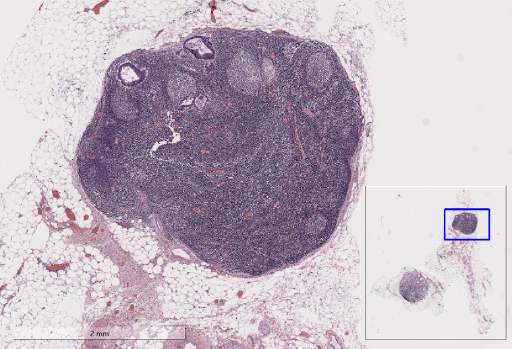
#> input picture Data/LNM/Picture10.png, 512 x 349 px; its folder holds only this picture in this run
$ python Test.py   (older library calls are emulated)
#> lines starting #> are read from the running program, lines starting #| are printed output that depends on the picture
### PathologyDataset.py
import numpy as np
import cv2
import os
from skimage import feature, measure
from skimage.filters import threshold_otsu
from skimage.color import rgb2gray, rgb2hsv
from skimage.util import img_as_ubyte
import warnings

warnings.filterwarnings('ignore')


class PathologyFeatureExtractor:
    """Pathology Image Feature Extractor - specialized for H&E staining"""

    def __init__(self):
        self.feature_names = []

    def extract_color_features(self, image):
        """Extract color features - H&E specific"""
        features = []
        names = []

        # RGB channel statistics
        for i, channel in enumerate(['R', 'G', 'B']):
            ch = image[:, :, i]
            features.extend([
                np.mean(ch), np.std(ch), np.median(ch),
                np.percentile(ch, 25), np.percentile(ch, 75),
                np.min(ch), np.max(ch)
            ])
            names.extend([f'{channel}_mean', f'{channel}_std', f'{channel}_median',
                          f'{channel}_p25', f'{channel}_p75', f'{channel}_min', f'{channel}_max'])

        # HSV color space
        hsv = rgb2hsv(image)
        for i, channel in enumerate(['H', 'S', 'V']):
            ch = hsv[:, :, i]
            features.extend([np.mean(ch), np.std(ch)])
            names.extend([f'{channel}_mean', f'{channel}_std'])

        # H&E-specific color ratios
        # Hematoxylin (blue-purple) vs Eosin (pink) approximate separation
        gray = rgb2gray(image)
        blue_ratio = np.mean(image[:, :, 2]) / (np.mean(gray) + 1e-6)  # blue-purple
        red_ratio = np.mean(image[:, :, 0]) / (np.mean(gray) + 1e-6)  # red
        he_contrast = abs(blue_ratio - red_ratio)  # H&E对比度

        features.extend([blue_ratio, red_ratio, he_contrast])
        names.extend(['hematoxylin_ratio', 'eosin_ratio', 'he_contrast'])

        return features, names

    def extract_texture_features(self, image):
        """Extract texture features"""
        features = []
        names = []

        gray = rgb2gray(image)
        gray_uint = img_as_ubyte(gray)

        # LBP (Local Binary Patterns)
        radius = 3
        n_points = 8 * radius
        lbp = feature.local_binary_pattern(gray, n_points, radius, method='uniform')

        # LBP histogram
        lbp_hist, _ = np.histogram(lbp.ravel(), bins=n_points + 2, range=(0, n_points + 2))
        lbp_hist = lbp_hist.astype(float)
        lbp_hist /= (lbp_hist.sum() + 1e-7)   # normalize

        for i in range(min(10, len(lbp_hist))):  # take only first 10 LBP features
            features.append(lbp_hist[i])
            names.append(f'lbp_bin_{i}')

        # GLCM (Gray Level Co-occurrence Matrix)
        distances = [1, 2]
        angles = [0, 45, 90, 135]

        for distance in distances:
            for angle in angles:
                glcm = feature.graycomatrix(gray_uint, [distance], [np.radians(angle)],
                                            symmetric=True, normed=True)

                # GLCM properties
                contrast = feature.graycoprops(glcm, 'contrast')[0, 0]
                dissimilarity = feature.graycoprops(glcm, 'dissimilarity')[0, 0]
                homogeneity = feature.graycoprops(glcm, 'homogeneity')[0, 0]
                energy = feature.graycoprops(glcm, 'energy')[0, 0]

                features.extend([contrast, dissimilarity, homogeneity, energy])
                names.extend([f'glcm_contrast_d{distance}_a{angle}',
                              f'glcm_dissim_d{distance}_a{angle}',
                              f'glcm_homog_d{distance}_a{angle}',
                              f'glcm_energy_d{distance}_a{angle}'])

        # Gabor filters - fallback for compatibility
        try:
            from skimage.filters import gabor
            frequencies = [0.1, 0.3]
            angles_gabor = [0, 45, 90, 135]

            for freq in frequencies:
                for angle in angles_gabor:
                    real, _ = gabor(gray, frequency=freq, theta=np.radians(angle))
                    features.extend([np.mean(real), np.std(real)])
                    names.extend([f'gabor_mean_f{freq}_a{angle}', f'gabor_std_f{freq}_a{angle}'])
        except ImportError:
            # fallback: gradient features if Gabor not available
            from skimage.filters import sobel_h, sobel_v

            grad_h = sobel_h(gray)
            grad_v = sobel_v(gray)
            grad_mag = np.sqrt(grad_h ** 2 + grad_v ** 2)

            features.extend([
                np.mean(grad_h), np.std(grad_h),
                np.mean(grad_v), np.std(grad_v),
                np.mean(grad_mag), np.std(grad_mag)
            ])
            names.extend([
                'gradient_h_mean', 'gradient_h_std',
                'gradient_v_mean', 'gradient_v_std',
                'gradient_mag_mean', 'gradient_mag_std'
            ])

        return features, names

    def extract_morphological_features(self, image):
        """Extract morphological features"""
        features = []
        names = []

        gray = rgb2gray(image)

        # Adaptive threshold segmentation
        try:
            thresh = threshold_otsu(gray)
            binary = gray > thresh
        except:
            binary = gray > 0.5

        # Region properties
        labeled = measure.label(binary)
        regions = measure.regionprops(labeled)

        if len(regions) > 0:
            # Number of regions
            features.append(len(regions))
            names.append('num_regions')

            # Region area statistics
            areas = [region.area for region in regions]
            features.extend([np.mean(areas), np.std(areas), np.max(areas)])
            names.extend(['area_mean', 'area_std', 'area_max'])

            # Shape features
            eccentricities = [region.eccentricity for region in regions if region.eccentricity > 0]
            solidity = [region.solidity for region in regions if region.solidity > 0]

            if eccentricities:
                features.extend([np.mean(eccentricities), np.std(eccentricities)])
                names.extend(['eccentricity_mean', 'eccentricity_std'])
            else:
                features.extend([0, 0])
                names.extend(['eccentricity_mean', 'eccentricity_std'])

            if solidity:
                features.extend([np.mean(solidity), np.std(solidity)])
                names.extend(['solidity_mean', 'solidity_std'])
            else:
                features.extend([0, 0])
                names.extend(['solidity_mean', 'solidity_std'])
        else:
            # default values when no regions detected
            features.extend([0, 0, 0, 0, 0, 0, 0, 0])
            names.extend(['num_regions', 'area_mean', 'area_std', 'area_max',
                          'eccentricity_mean', 'eccentricity_std', 'solidity_mean', 'solidity_std'])

        # Edge density
        edges = feature.canny(gray, sigma=1)
        edge_density = np.sum(edges) / edges.size
        features.append(edge_density)
        names.append('edge_density')

        return features, names

    def extract_statistical_features(self, image):
        """Extract statistical features"""
        features = []
        names = []

        gray = rgb2gray(image)

        # Basic statistics
        features.extend([
            np.mean(gray), np.std(gray), np.var(gray),
            np.median(gray), np.min(gray), np.max(gray),
            np.percentile(gray, 10), np.percentile(gray, 90),
            np.percentile(gray, 25), np.percentile(gray, 75)
        ])
        names.extend([
            'intensity_mean', 'intensity_std', 'intensity_var',
            'intensity_median', 'intensity_min', 'intensity_max',
            'intensity_p10', 'intensity_p90', 'intensity_p25', 'intensity_p75'
        ])

        # Higher order moments
        from scipy import stats
        features.extend([
            stats.skew(gray.flatten()),
            stats.kurtosis(gray.flatten())
        ])
        names.extend(['skewness', 'kurtosis'])

        return features, names

    def extract_all_features(self, image):
        """Extract all feature categories"""
        all_features = []
        all_names = []

        # resize for consistency
        if image.shape[:2] != (224, 224):
            image = cv2.resize(image, (224, 224))

        # extract features
        color_feat, color_names = self.extract_color_features(image)
        texture_feat, texture_names = self.extract_texture_features(image)
        morph_feat, morph_names = self.extract_morphological_features(image)
        stat_feat, stat_names = self.extract_statistical_features(image)

        all_features.extend(color_feat + texture_feat + morph_feat + stat_feat)
        all_names.extend(color_names + texture_names + morph_names + stat_names)

        self.feature_names = all_names
        return np.array(all_features)


def load_and_extract_features(image_paths, labels):
    """Load images and extract features - with enhanced error handling"""

    extractor = PathologyFeatureExtractor()
    features_list = []
    valid_labels = []
    valid_paths = []

    print("🔍 Extracting traditional machine learning features...")

    for i, (path, label) in enumerate(zip(image_paths, labels)):
        try:
            print(f"Processing image {i + 1}/{len(image_paths)}: {os.path.basename(path)}")

            # Read image
            image = cv2.imread(path)
            if image is None:
                print(f"⚠️ Cannot read image: {path}")
                continue

            # Check image size
            if image.shape[0] < 50 or image.shape[1] < 50:
                print(f"⚠️ Image too small: {path}, size: {image.shape}")
                continue

            image = cv2.cvtColor(image, cv2.COLOR_BGR2RGB)

            # Extract features
            features = extractor.extract_all_features(image)

            # Check feature validity
            if len(features) == 0:
                print(f"⚠️ No features extracted: {path}")
                continue

            if np.any(np.isnan(features)) or np.any(np.isinf(features)):
                print(f"⚠️ Image contains invalid features: {path}")
                # Replace invalid values with 0
                features = np.nan_to_num(features, nan=0.0, posinf=0.0, neginf=0.0)

            features_list.append(features)
            valid_labels.append(label)
            valid_paths.append(path)

            print(f"✅ Successfully extracted {len(features)} features")

        except Exception as e:
            print(f"❌ Error processing image {path}: {e}")
            import traceback
            print(f"Detailed error: {traceback.format_exc()}")
            continue

    if not features_list:
        print("❌ No features were successfully extracted!")
        print("Possible reasons:")
        print("1. Image files are corrupted or unsupported format")
        print("2. Wrong file paths")
        print("3. Missing required Python packages")
        print("\nPlease check:")
        print("- Whether the images can be opened normally")
        print("- Install: pip install scikit-image opencv-python")
        raise ValueError("No features were successfully extracted!")

    X = np.array(features_list)
    y = np.array(valid_labels)

    print(f"✅ Feature extraction completed:")
    print(f"   Number of valid images: {len(valid_paths)}")
    print(f"   Feature dimension: {X.shape[1]}")
    print(f"   Class distribution: {np.sum(y)} LNM, {len(y) - np.sum(y)} non-LNM")

    return X, y, extractor.feature_names, valid_paths

### Model.py
import numpy as np
import pandas as pd
from sklearn.ensemble import RandomForestClassifier, GradientBoostingClassifier
from sklearn.svm import SVC
from sklearn.model_selection import StratifiedKFold, cross_val_score, GridSearchCV
from sklearn.preprocessing import StandardScaler, LabelEncoder
from sklearn.metrics import roc_auc_score, classification_report, confusion_matrix
from sklearn.feature_selection import SelectKBest, f_classif
import matplotlib.pyplot as plt
import warnings

warnings.filterwarnings('ignore')


def traditional_ml_pipeline(X, y, feature_names):
    """traditional machine learning pipeline"""

    print(f"\n🤖 traditional machine learning pipeline")
    print("=" * 50)

    # data preprocessing
    scaler = StandardScaler()
    X_scaled = scaler.fit_transform(X)

    # feature selection
    selector = SelectKBest(score_func=f_classif, k=min(50, X.shape[1]))  # 选择最佳50个特征
    X_selected = selector.fit_transform(X_scaled, y)

    selected_indices = selector.get_support(indices=True)
    selected_features = [feature_names[i] for i in selected_indices]

    print(f"✅ feature selection: {X.shape[1]} → {X_selected.shape[1]} features")
    print(f"top 10 selected features: {selected_features[:10]}")

    # define classifiers
    classifiers = {
        'Random Forest': RandomForestClassifier(
            n_estimators=100, max_depth=5, min_samples_split=5,
            random_state=42, class_weight='balanced'
        ),
        'SVM (RBF)': SVC(
            kernel='rbf', probability=True, random_state=42,
            class_weight='balanced', C=1.0, gamma='scale'
        ),
        'Gradient Boosting': GradientBoostingClassifier(
            n_estimators=100, max_depth=3, learning_rate=0.1,
            random_state=42
        )
    }

    # Cross-validation setup
    cv = StratifiedKFold(n_splits=5, shuffle=True, random_state=42)

    results = {}

    for name, classifier in classifiers.items():
        print(f"\n🔄 evaluationg {name}...")

        # cross-validation scores
        cv_scores = cross_val_score(classifier, X_selected, y, cv=cv, scoring='roc_auc')

        # pre-fold analysis
        fold_results = []
        for fold, (train_idx, val_idx) in enumerate(cv.split(X_selected, y)):
            X_train, X_val = X_selected[train_idx], X_selected[val_idx]
            y_train, y_val = y[train_idx], y[val_idx]

            # train and predict
            clf_copy = type(classifier)(**classifier.get_params())
            clf_copy.fit(X_train, y_train)

            y_pred_proba = clf_copy.predict_proba(X_val)[:, 1]
            auc = roc_auc_score(y_val, y_pred_proba)
            fold_results.append(auc)

            print(f"  Fold {fold + 1}: AUC = {auc:.4f}")

        mean_auc = np.mean(fold_results)
        std_auc = np.std(fold_results)

        results[name] = {
            'fold_aucs': fold_results,
            'mean_auc': mean_auc,
            'std_auc': std_auc,
            'cv_coeff': (std_auc / mean_auc) * 100
        }

        print(f"  Mean AUC: {mean_auc:.4f} ± {std_auc:.4f}")
        print(f"  CV: {results[name]['cv_coeff']:.1f}%")

        # 稳定性评估
        if std_auc < 0.05:
            stability = "优秀"
        elif std_auc < 0.1:
            stability = "良好"
        elif std_auc < 0.15:
            stability = "一般"
        else:
            stability = "较差"

        print(f"  稳定性: {stability}")

    return results, selected_features, scaler, selector


def feature_importance_analysis(X, y, feature_names):
    """Feature importance analysis"""

    print(f"\n🔍 Feature importance analysis")
    print("=" * 30)

    # Random forest for feature importance
    rf = RandomForestClassifier(n_estimators=100, random_state=42)
    rf.fit(X, y)

    importance_df = pd.DataFrame({
        'feature': feature_names,
        'importance': rf.feature_importances_
    }).sort_values('importance', ascending=False)

    print("top 20 most important features:")
    print(importance_df.head(20).to_string(index=False))

    # Visualization of top 15 features
    plt.figure(figsize=(10, 8))
    top_features = importance_df.head(15)
    plt.barh(range(len(top_features)), top_features['importance'], alpha=0.8)
    plt.yticks(range(len(top_features)), top_features['feature'])
    plt.xlabel('Feature Importance')
    plt.title('Top 15 Most Important Features')
    plt.gca().invert_yaxis()
    plt.tight_layout()
    plt.savefig('feature_importance.png', dpi=150)
    plt.show()

    return importance_df


# [53 lines left out: function visualize_results, not called in this run]

### Test.py
import os
import cv2
from PathologyDataset import load_and_extract_features
from Model import feature_importance_analysis, traditional_ml_pipeline, visualize_results
import warnings

warnings.filterwarnings('ignore')


def main():
    """Main function - enhanced for debugging"""

    print("🔬 Traditional Machine Learning for Pathology Image Classification")
    print("=" * 50)
    print("Use Case: Small datasets (< 100 images)")

    # Data path - auto detection
    possible_data_dirs = [
        './Data',
        './data',
        'Data',
        'data',
        'path/to/your/data'
    ]

    data_dir = None
    for dir_path in possible_data_dirs:
        if os.path.exists(dir_path):
            data_dir = dir_path
            print(f"✅ Found data directory: {data_dir}")
            break

    if data_dir is None:
        print("❌ Data directory not found!")
        print("Please ensure the data folder exists, with possible names:")
        for d in possible_data_dirs:
            print(f"  - {d}")
        print("\nOr modify the data_dir variable in the code")
        return

    # Try different subdirectory names
    lnm_dirs = ['LNM', 'lnm', 'LNM_images', '1']
    non_lnm_dirs = ['NOT-LNM', 'NON-LNM', 'non-LNM', 'non_lnm', 'normal', '0']

    lnm_dir = None
    non_lnm_dir = None

    for subdir in lnm_dirs:
        test_path = os.path.join(data_dir, subdir)
        if os.path.exists(test_path):
            lnm_dir = test_path
            print(f"✅ Found LNM directory: {lnm_dir}")
            break

    for subdir in non_lnm_dirs:
        test_path = os.path.join(data_dir, subdir)
        if os.path.exists(test_path):
            non_lnm_dir = test_path
            print(f"✅ Found non-LNM directory: {non_lnm_dir}")
            break

    if lnm_dir is None or non_lnm_dir is None:
        print("\n❌ Image subdirectories not found!")
        print(f"Searching in {data_dir}:")
        print(f"LNM class image directories: {lnm_dirs}")
        print(f"non-LNM class image directories: {non_lnm_dirs}")

        # List the subdirectories that actually exist
        if os.path.exists(data_dir):
            subdirs = [d for d in os.listdir(data_dir) if os.path.isdir(os.path.join(data_dir, d))]
            print(f"Actual existing subdirectories: {subdirs}")
        return

    # Collect image paths and labels
    image_paths = []
    labels = []

    # Supported image formats
    supported_formats = ('.jpg', '.jpeg', '.png', '.tiff', '.tif', '.bmp')

    # LNM images
    print(f"\n🔍 Scanning LNM images...")
    lnm_count = 0
    for img_file in sorted(os.listdir(lnm_dir)):
        if img_file.lower().endswith(supported_formats):
            full_path = os.path.join(lnm_dir, img_file)
            image_paths.append(full_path)
            labels.append(1)
            lnm_count += 1
            print(f"  Found: {img_file}")

    # non-LNM images
    print(f"\n🔍 Scanning non-LNM images...")
    non_lnm_count = 0
    for img_file in sorted(os.listdir(non_lnm_dir)):
        if img_file.lower().endswith(supported_formats):
            full_path = os.path.join(non_lnm_dir, img_file)
            image_paths.append(full_path)
            labels.append(0)
            non_lnm_count += 1
            print(f"  Found: {img_file}")

    print(f"\n📊 Dataset Information:")
    print(f"  Total Images: {len(image_paths)}")
    print(f"  LNM: {lnm_count}")
    print(f"  non-LNM: {non_lnm_count}")

    if len(image_paths) == 0:
        print("❌ No image files found!")
        print(f"Supported formats: {supported_formats}")
        return

    if len(image_paths) < 10:
        print("⚠️ Low number of images, results may be unstable")

    # Test reading the first image
    print(f"\n🧪 Testing image reading...")
    test_image = cv2.imread(image_paths[0])
#> test_image is the input picture: shape (349, 512, 3); mean B, G, R 194.4, 182.4, 193.6
    if test_image is None:
        print(f"❌ Could not read test image: {image_paths[0]}")
        return
    else:
        print(f"✅ Successfully read test image, dimensions: {test_image.shape}")
#| ✅ Successfully read test image, dimensions: (349, 512, 3)

    try:
        # Feature extraction
        X, y, feature_names, valid_paths = load_and_extract_features(image_paths, labels)
#> in extract_all_features, `image = cv2.resize(image, (224, 224))`:
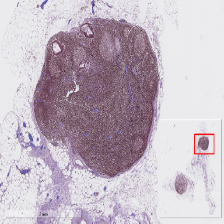
#> image: shape (224, 224, 3); mean of channels 0, 1, 2 193.5, 182.4, 194.4; drawn as B, G, R
#> the loop in extract_color_features, `for i, channel in enumerate(['R', 'G', 'B']):` made 3 passes
#> pass 1, in extract_color_features, `ch = image[:, :, i]`:
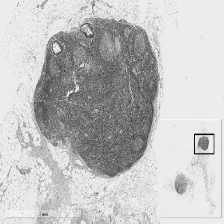
#> ch: shape (224, 224); min 5, max 248, mean 193.5
#> pass 2, in extract_color_features, `ch = image[:, :, i]`:
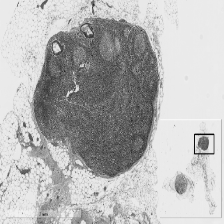
#> ch: shape (224, 224); min 5, max 247, mean 182.4
#> after the loop in extract_color_features, `for i, channel in enumerate(['R', 'G', 'B']):`: features = [193.5, 51.71, 224, 140, 236, 5, 248, 182.4, 58.32, 215, 119, 233, 5, 247, 194.4, 46.27, 220, 146, 234, 61, 254]; names = ['R_mean', 'R_std', 'R_median', 'R_p25', 'R_p75', 'R_min', 'R_max', 'G_mean', 'G_std', 'G_median', 'G_p25', 'G_p75', 'G_min', 'G_max', 'B_mean', 'B_std', 'B_median', 'B_p25', 'B_p75', 'B_min', 'B_max']
#> the loop in extract_color_features, `for i, channel in enumerate(['H', 'S', 'V']):` made 3 passes
#> pass 1, in extract_color_features, `ch = hsv[:, :, i]`:
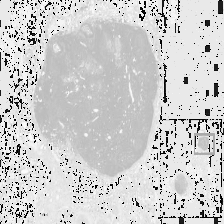
#> ch: shape (224, 224) float64; min 0, max 0.998, mean 0.809
#> pass 2, in extract_color_features, `ch = hsv[:, :, i]`:
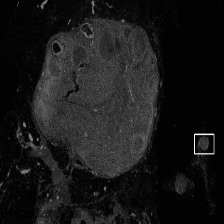
#> ch: shape (224, 224) float64; min 0, max 0.98, mean 0.0977
#> after the loop in extract_color_features, `for i, channel in enumerate(['H', 'S', 'V']):`: features = 27 values, max 254 at index 20, min 0.0977 at index 23, mean 122.8; names = 27 items, first 6: 'R_mean', 'R_std', 'R_median', 'R_p25', 'R_p75', 'R_min'
#> (the rest of the program and of its run is left out)
